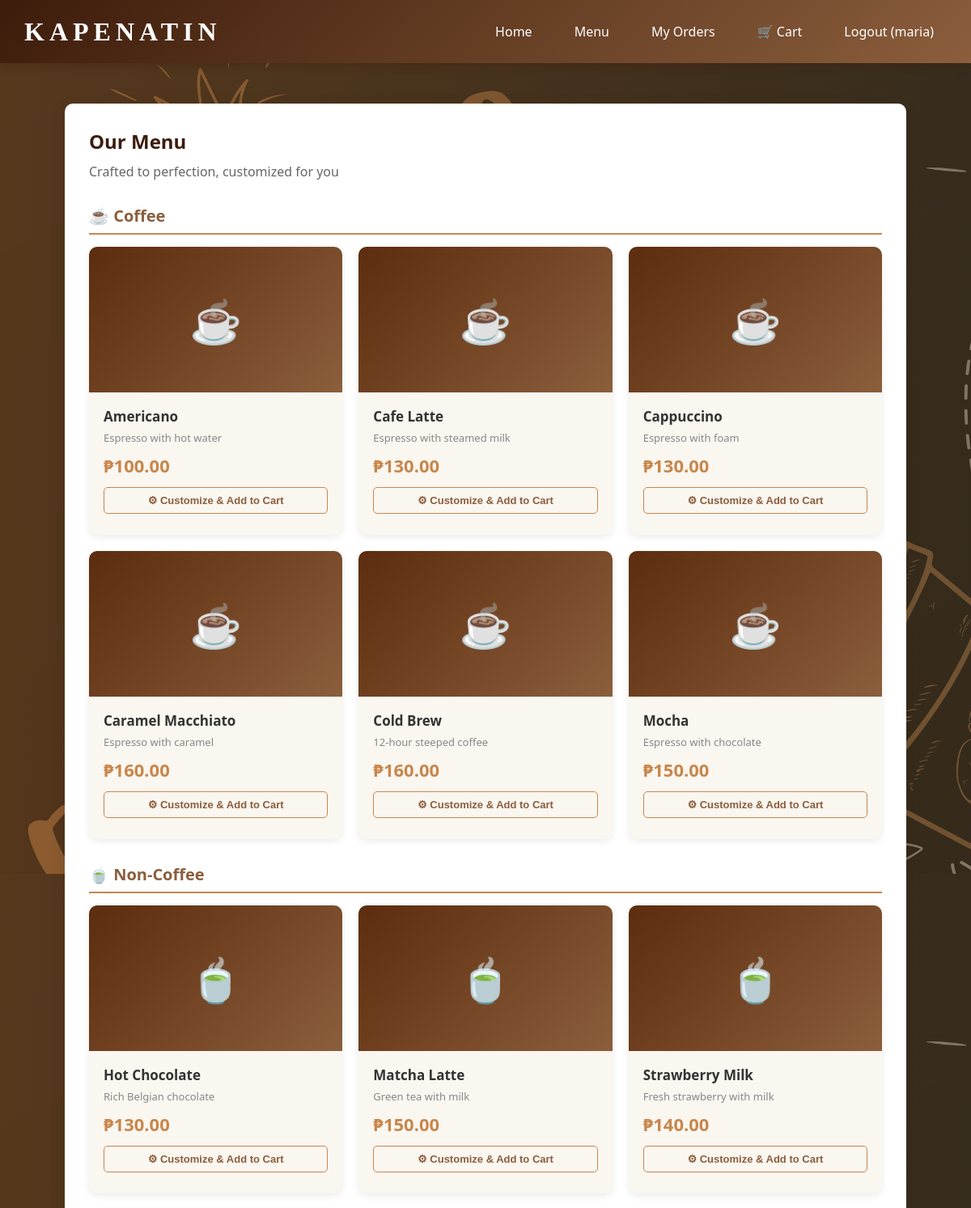
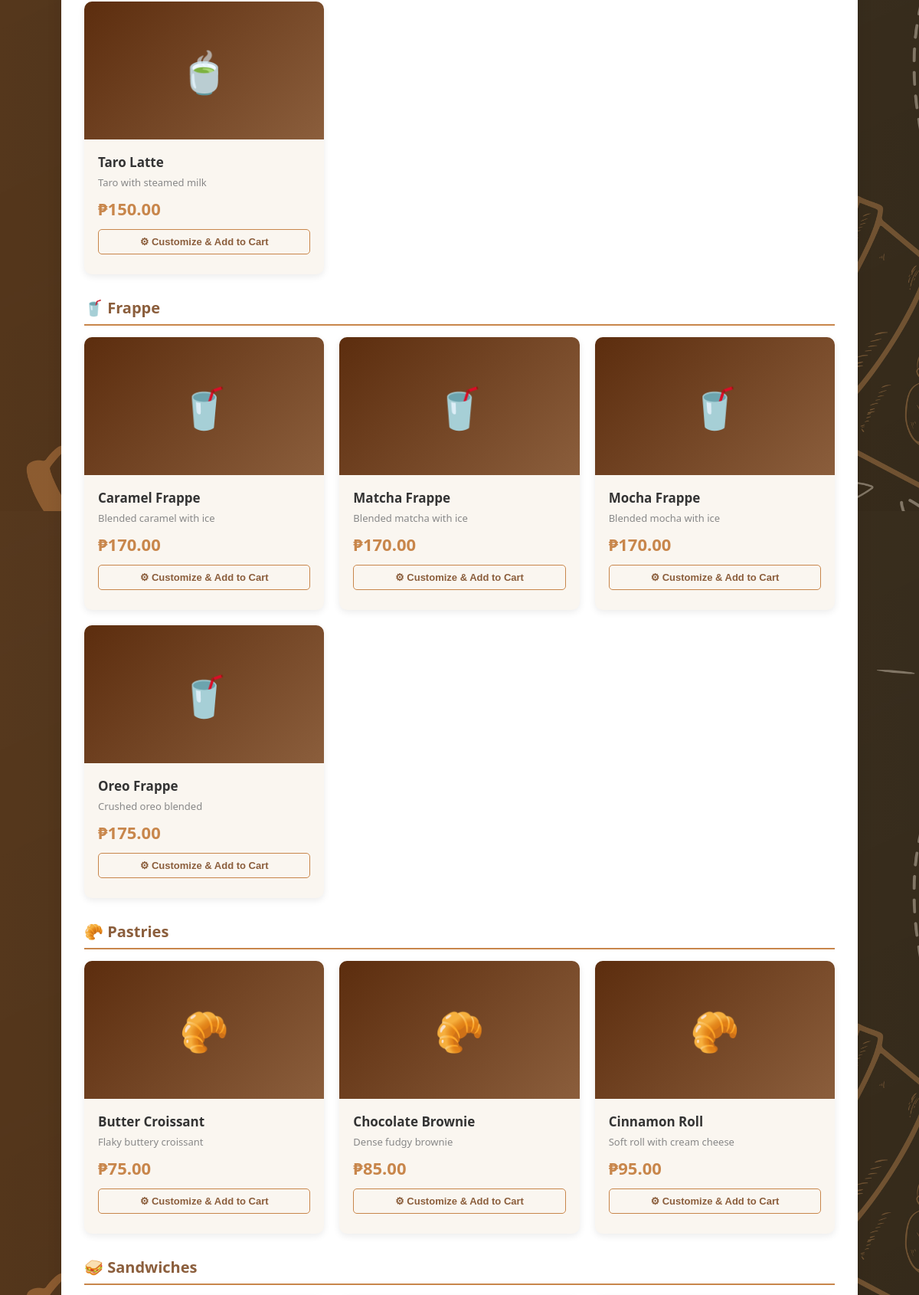
The page /menu.php (signed in, upper part) on the database its author committed (2 pictures, top to bottom).
### tables this page shows
CREATE TABLE IF NOT EXISTS products (
    id INT AUTO_INCREMENT PRIMARY KEY,
    code VARCHAR(50) UNIQUE NOT NULL,
    name VARCHAR(200) NOT NULL,
    price DECIMAL(10,2) NOT NULL,
    category_id INT,
    description TEXT,
    image VARCHAR(500) DEFAULT NULL COMMENT 'Relative path e.g. imgs/products/COF001.jpg',
    is_available TINYINT(1) DEFAULT 1,
    has_sizes  TINYINT(1) DEFAULT 1,
    has_milk   TINYINT(1) DEFAULT 1,
    has_sugar  TINYINT(1) DEFAULT 1,
    has_addons TINYINT(1) DEFAULT 1,
    created_at TIMESTAMP DEFAULT CURRENT_TIMESTAMP,
    FOREIGN KEY (category_id) REFERENCES categories(id) ON DELETE SET NULL
);

### menu.php (the view, shortened to what this page needs)
<?php
require("config.php");
$is_admin   = ($_SESSION['role'] ?? '') === 'admin';
$prods_query = $mysqli->query("SELECT p.*, c.name as cat_name FROM products p LEFT JOIN categories c ON p.category_id = c.id WHERE p.is_available = 1 ORDER BY p.category_id, p.name");
$by_category = [];
while ($p = $prods_query->fetch_assoc()) {
    $by_category[$p['cat_name']][] = $p;
}
?>
<!DOCTYPE html>
<html>
<head>
</head>
<body>
    <header>
        <nav>
            <div class="logo"> <a href = "index.php">KAPENATIN</a></div>
            <div class="nav-links">
                <a href="index.php">Home</a>
                <a href="menu.php">Menu</a>
                <?php if ($is_admin): ?>
                    <a href="staff_dashboard.php">Staff Dashboard</a>
                <?php elseif (($_SESSION['role'] ?? '') !== 'guest'): ?>
                    <a href="orders.php">My Orders</a>
                    <a href="cart.php">
                        🛒 Cart
                    </a>
                <?php endif; ?>
                <a href="logout.php">Logout (<?php echo htmlspecialchars($_SESSION['role'] === 'guest' ? 'Guest' : $_SESSION['username']); ?>)</a>
            </div>
        </nav>
    </header>
    <div class="container">
        <div class="menu-container">
            <h2>Our Menu</h2>
            <p><?php echo $is_admin ? 'Manage products — add new items or remove existing ones.' : 'Crafted to perfection, customized for you'; ?></p>
            <?php
            $cat_emoji = ['Coffee'=>'☕','Non-Coffee'=>'🍵','Frappe'=>'🥤','Pastries'=>'🥐','Sandwiches'=>'🥪'];
            foreach ($by_category as $cat_name => $products):
                $emoji = $cat_emoji[$cat_name] ?? '☕';
            ?>
                <div class="category-title"><?php echo $emoji . ' ' . htmlspecialchars($cat_name); ?></div>
                <div class="products-grid">
                    <?php foreach ($products as $product):
                    ?>
                        <div class="product-card">
                            <?php if (!empty($product['image']) && file_exists($product['image'])): ?>
                                <img src="<?php echo htmlspecialchars($product['image']); ?>" alt="<?php echo htmlspecialchars($product['name']); ?>" class="product-img">
                            <?php else: ?>
                                <div class="product-img-placeholder"><?php echo $emoji; ?></div>
                            <?php endif; ?>
                            <div class="product-info">
                                <div class="product-name"><?php echo htmlspecialchars($product['name']); ?></div>
                                <div class="product-desc"><?php echo htmlspecialchars($product['description']); ?></div>
                                <div class="product-price">₱<?php echo number_format($product['price'], 2); ?></div>
                                <button class="customize-toggle" onclick="toggleCustomize('<?php echo $product['code']; ?>')">
                                    <?php echo $is_admin ? '⚙ View / Manage' : '⚙ Customize & Add to Cart'; ?>
                                </button>
                            </div>
                        </div>
                    <?php endforeach; ?>
                </div>
            <?php endforeach; ?>
        </div>
    </div>
</body>
</html>

### menu.php (style rules this page uses)
* { margin: 0; padding: 0; box-sizing: border-box; }
body { font-family: 'Segoe UI', Tahoma, Geneva, Verdana, sans-serif; background-image: url(bg.png); min-height: 100vh; }
header { background: linear-gradient(135deg, #3d1c0b 0%, #8b5e3c 100%); box-shadow: 0 4px 12px rgba(61,28,11,0.3); width: 100%; }
nav { display: flex; justify-content: space-between; align-items: center; padding: 20px 30px; }
.logo { font-family: 'Quiapo Free';font-size: 32px; font-weight: bold; color: white;letter-spacing: 6px; }
.logo a { text-decoration: none; color:white; }
.nav-links { display: flex; gap: 20px; align-items: center; }
.nav-links a { text-decoration: none; color: white; font-weight: 500; padding: 8px 16px; border-radius: 5px; transition: all 0.3s; }
.container { max-width: 90%; margin: 30px auto; padding: 20px; }
.menu-container { background: white; padding: 30px; border-radius: 10px; box-shadow: 0 5px 20px rgba(0,0,0,0.1); }
h2 { color: #3d1c0b; margin-bottom: 10px; }
.menu-container > p { color: #666; margin-bottom: 20px; }
.category-title { font-size: 20px; font-weight: bold; color: #8b5e3c; margin: 30px 0 15px; padding-bottom: 8px; border-bottom: 2px solid #c8864b; }
.products-grid { display: grid; grid-template-columns: repeat(auto-fill, minmax(260px, 1fr)); gap: 20px; margin-bottom: 10px; }
.product-card { background: #faf6f0; border-radius: 10px; overflow: hidden; box-shadow: 0 3px 10px rgba(0,0,0,0.08); transition: transform 0.2s, box-shadow 0.2s; position: relative; }
.product-img-placeholder { width: 100%; height: 180px; background: linear-gradient(135deg, #5c2d0e, #8b5e3c); display: flex; align-items: center; justify-content: center; font-size: 52px; }
.product-info { padding: 18px; }
.product-name { font-size: 17px; font-weight: 600; color: #333; margin-bottom: 6px; }
.product-desc { font-size: 13px; color: #888; margin-bottom: 10px; }
.product-price { font-size: 22px; font-weight: bold; color: #c8864b; margin-bottom: 12px; }
.customize-toggle { background: none; border: 1px solid #c8864b; color: #8b5e3c; width: 100%; padding: 8px; border-radius: 5px; font-size: 13px; font-weight: 600; cursor: pointer; margin-bottom: 8px; }

### rows shown on the page
products: emoji "☕", name "Americano", description "Espresso with hot water", price "100.00"
products: emoji "☕", name "Cafe Latte", description "Espresso with steamed milk", price "130.00"
products: emoji "☕", name "Cappuccino", description "Espresso with foam", price "130.00"
products: emoji "☕", name "Caramel Macchiato", description "Espresso with caramel", price "160.00"
products: emoji "☕", name "Cold Brew", description "12-hour steeped coffee", price "160.00"
products: emoji "☕", name "Mocha", description "Espresso with chocolate", price "150.00"
products: emoji "🍵", name "Hot Chocolate", description "Rich Belgian chocolate", price "130.00"
products: emoji "🍵", name "Matcha Latte", description "Green tea with milk", price "150.00"
products: emoji "🍵", name "Strawberry Milk", description "Fresh strawberry with milk", price "140.00"
products: emoji "🍵", name "Taro Latte", description "Taro with steamed milk", price "150.00"
products: emoji "🥤", name "Caramel Frappe", description "Blended caramel with ice", price "170.00"
products: emoji "🥤", name "Matcha Frappe", description "Blended matcha with ice", price "170.00"
products: emoji "🥤", name "Mocha Frappe", description "Blended mocha with ice", price "170.00"
products: emoji "🥤", name "Oreo Frappe", description "Crushed oreo blended", price "175.00"
products: emoji "🥐", name "Butter Croissant", description "Flaky buttery croissant", price "75.00"
products: emoji "🥐", name "Chocolate Brownie", description "Dense fudgy brownie", price "85.00"
products: emoji "🥐", name "Cinnamon Roll", description "Soft roll with cream cheese", price "95.00"

### other values the page prints
$_SESSION['role'] === 'guest' ? 'Guest' : $_SESSION['username'] "maria"
$emoji "☕"
$cat_name "Coffee"
$emoji "🍵"
$cat_name "Non-Coffee"
$emoji "🥤"
$cat_name "Frappe"
$emoji "🥐"
$cat_name "Pastries"
$emoji "🥪"
$cat_name "Sandwiches"
